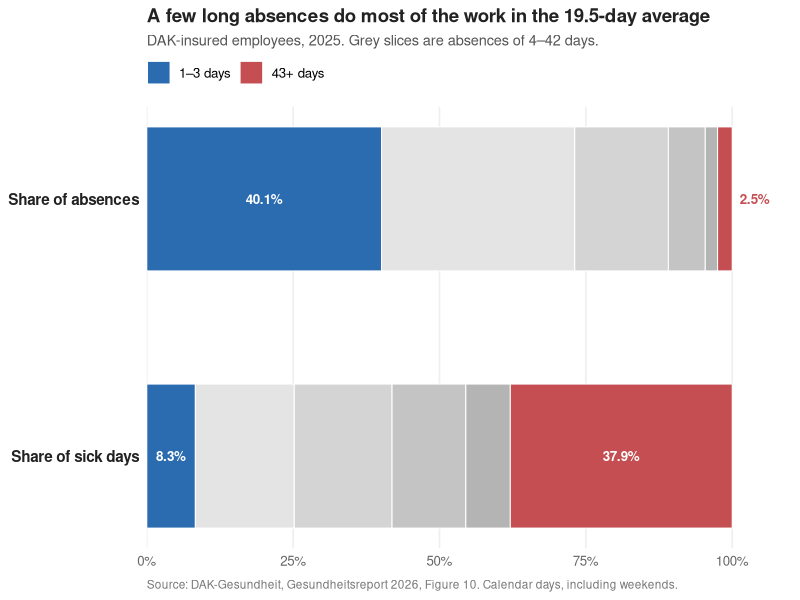
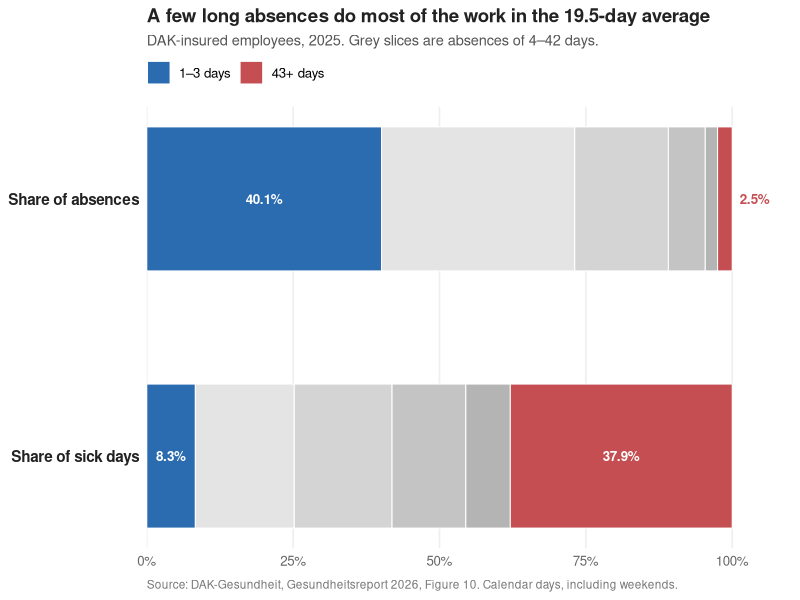

R code for these plots, in order:
## ---- chunk 1
knitr::opts_chunk$set(echo = TRUE, fig.retina = 2)
## ---- chunk 2
library(dplyr)
library(tidyr)
library(ggplot2)
## ---- chunk 3
duration_levels <- c(
  "1–3 days", "4–7 days", "8–14 days",
  "15–28 days", "29–42 days", "43+ days"
)

dak_duration <- tibble(
  duration = factor(duration_levels, levels = duration_levels),
  `Share of absences` = c(40.1, 33.0, 16.0, 6.3, 2.1, 2.5),
  `Share of sick days` = c(8.3, 16.9, 16.7, 12.6, 7.6, 37.9)
)

dak_long <- dak_duration %>%
  pivot_longer(
    cols = c(`Share of absences`, `Share of sick days`),
    names_to = "metric",
    values_to = "percent"
  ) %>%
  mutate(
    metric = factor(
      metric,
      levels = rev(c("Share of absences", "Share of sick days"))
    ),
    focus = duration %in% c("1–3 days", "43+ days")
  ) %>%
  group_by(metric) %>%
  arrange(duration, .by_group = TRUE) %>%
  mutate(
    xmax = cumsum(percent),
    xmin = xmax - percent,
    xmid = (xmin + xmax) / 2
  ) %>%
  ungroup()

dak_long
## ---- chunk 4
palette <- c(
  "1–3 days" = "#2B6CB0",
  "4–7 days" = "#E4E4E4",
  "8–14 days" = "#D4D4D4",
  "15–28 days" = "#C4C4C4",
  "29–42 days" = "#B4B4B4",
  "43+ days" = "#C44E52"
)

# Draw with geom_rect so stack order matches the labelled midpoints.
# ggplot's position_stack can reverse fill order on horizontal bars.
metric_levels <- c("Share of sick days", "Share of absences")
dak_plot <- dak_long %>%
  mutate(
    y = as.numeric(factor(as.character(metric), levels = metric_levels)),
    ymin = y - 0.28,
    ymax = y + 0.28
  )

focus_labels <- dak_plot %>%
  filter(focus) %>%
  mutate(
    label = sprintf("%.1f%%", percent),
    label_x = if_else(percent < 6, xmax + 1.3, xmid),
    hjust = if_else(percent < 6, 0, 0.5),
    colour = if_else(percent < 6, "#C44E52", "white")
  )

p <- ggplot(dak_plot) +
  geom_rect(
    aes(xmin = xmin, xmax = xmax, ymin = ymin, ymax = ymax, fill = duration),
    colour = "white",
    linewidth = 0.35
  ) +
  geom_text(
    data = focus_labels,
    aes(x = label_x, y = y, label = label, hjust = hjust, colour = colour),
    size = 3.4,
    fontface = "bold",
    family = "sans"
  ) +
  scale_colour_identity() +
  scale_fill_manual(
    values = palette,
    breaks = c("1–3 days", "43+ days"),
    name = NULL
  ) +
  scale_x_continuous(
    limits = c(0, 108),
    breaks = c(0, 25, 50, 75, 100),
    labels = function(x) paste0(x, "%"),
    expand = expansion(mult = c(0, 0.02))
  ) +
  scale_y_continuous(
    breaks = c(1, 2),
    labels = metric_levels
  ) +
  labs(
    title = "A few long absences do most of the work in the 19.5-day average",
    subtitle = "DAK-insured employees, 2025. Grey slices are absences of 4–42 days.",
    x = NULL,
    y = NULL,
    caption = "Source: DAK-Gesundheit, Gesundheitsreport 2026, Figure 10. Calendar days, including weekends."
  ) +
  theme_minimal(base_size = 12, base_family = "sans") +
  theme(
    plot.title = element_text(face = "bold", size = 13.5, colour = "#222222"),
    plot.subtitle = element_text(size = 10.5, colour = "#555555", margin = margin(b = 8)),
    plot.caption = element_text(size = 8.5, colour = "#777777", hjust = 0, margin = margin(t = 8)),
    legend.position = "top",
    legend.justification = "left",
    legend.margin = margin(b = 4),
    panel.grid.major.y = element_blank(),
    panel.grid.minor = element_blank(),
    panel.grid.major.x = element_line(colour = "#EEEEEE"),
    axis.text.y = element_text(colour = "#222222", size = 11, face = "bold"),
    axis.text.x = element_text(colour = "#666666"),
    plot.background = element_rect(fill = "white", colour = NA),
    panel.background = element_rect(fill = "white", colour = NA)
  )

p

out_path <- file.path("..", "static", "charts", "dak-absence-duration.png")
ggsave(out_path, p, width = 8.6, height = 4.6, dpi = 150, bg = "white")
